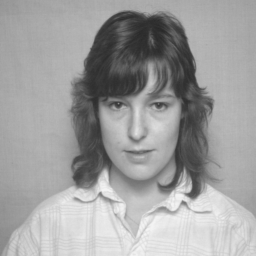
//> input picture input.png, 256 x 256 px
$ ./image_processor input.png 1   (built with g++ and OpenCV 4)
//> lines starting //> are read from the running program, lines starting //| are printed output that depends on the picture; after the words box and inside, x2 and y2 are one past the last pixel; in counts of white or black regions, pixels touching at a corner belong together
#include <opencv2/opencv.hpp>
#include <iostream>
#include <chrono>
#include <pthread.h>
#include <mpi.h>
#include <map>
#include <string>

// Profiling data structure
std::map<std::string, double> profilingData;

// Helper function to log timing information
void logProfiling(const std::string& section, const std::chrono::high_resolution_clock::time_point& start) {
    auto end = std::chrono::high_resolution_clock::now();
    double duration = std::chrono::duration<double, std::milli>(end - start).count();
    profilingData[section] += duration;
}

// Output profiling data
void printProfiling() {
    std::cout << "\nProfiling Report:" << std::endl;
    for (const auto& entry : profilingData) {
        std::cout << entry.first << ": " << entry.second << " ms" << std::endl;
    }
}

// 占位实现（与之前一样）
cv::Mat applySobelGradient(const cv::Mat& input) {
    cv::Mat gradX, gradY, gradMag;
    cv::Sobel(input, gradX, CV_64F, 1, 0, 3);
    cv::Sobel(input, gradY, CV_64F, 0, 1, 3);
    cv::magnitude(gradX, gradY, gradMag);
    gradMag.convertTo(gradMag, CV_8U);
    return gradMag;
}

cv::Mat applyNonMaxSuppression(const cv::Mat& gradient) {
    // 占位：实际应实现非极大值抑制，这里直接返回
    return gradient.clone();
}

cv::Mat applyDoubleThreshold(const cv::Mat& input) {
    cv::Mat output;
    cv::threshold(input, output, 50, 255, cv::THRESH_TOZERO);
    cv::threshold(output, output, 150, 255, cv::THRESH_BINARY);
    return output;
}

cv::Mat applyHysteresis(const cv::Mat& input) {
    // 占位：实际应实现滞后阈值
    return input.clone();
}

// Data structure for pthread
struct ThreadData {
    const cv::Mat* input;
    cv::Mat* output;
    int startRow;
    int endRow;
};

// Thread functions for each step
// [45 lines left out: functions threadGaussianBlur, threadSobel, threadNMS, threadDoubleThreshold, threadHysteresis, not called in this run]

// Sequential mode with detailed steps
void runSequence(const cv::Mat& image) {
    std::cout << "Running in Sequence mode..." << std::endl;

    auto totalStart = std::chrono::high_resolution_clock::now();

    auto profilingStart = std::chrono::high_resolution_clock::now();
    cv::Mat blurredImage;
    cv::GaussianBlur(image, blurredImage, cv::Size(5, 5), 1.4);
    logProfiling("Gaussian Blur", profilingStart);

    profilingStart = std::chrono::high_resolution_clock::now();
    cv::Mat gradImage = applySobelGradient(blurredImage);
    logProfiling("Sobel Gradient", profilingStart);

    profilingStart = std::chrono::high_resolution_clock::now();
    cv::Mat nmsImage = applyNonMaxSuppression(gradImage);
    logProfiling("Non-Max Suppression", profilingStart);

    profilingStart = std::chrono::high_resolution_clock::now();
    cv::Mat dtImage = applyDoubleThreshold(nmsImage);
    logProfiling("Double Threshold", profilingStart);

    profilingStart = std::chrono::high_resolution_clock::now();
    cv::Mat edges = applyHysteresis(dtImage);
    logProfiling("Hysteresis", profilingStart);

    cv::imwrite("output_sequence.png", edges);

    logProfiling("Total Time (Sequence)", totalStart);
}

// Helper to run a generic pthread step
// [100 lines left out: functions runPthreadStep, runPthreadMode, runMPIMode, not called in this run]


int main(int argc, char** argv) {
    if (argc < 3) {
        std::cerr << "Usage: " << argv[0] << " <image_path> <mode: 1=sequence, 2=pthread, 3=mpi>" << std::endl;
        return -1;
    }

    cv::Mat image = cv::imread(argv[1], cv::IMREAD_GRAYSCALE);
//> image is the input picture: 256 rows x 256 cols, CV_8UC1; min 40, max 244, mean 158.9
    if (image.empty()) {
        std::cerr << "Error: Cannot load image!" << std::endl;
        return -1;
    }

    int mode = std::stoi(argv[2]);
//> mode = 1
    if (mode == 1) {
        runSequence(image);
//> in applySobelGradient, `cv::Sobel(input, gradX, CV_64F, 1, 0, 3);`:
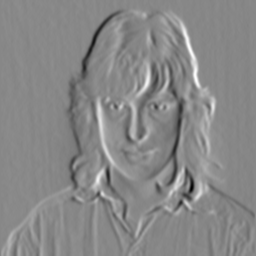
//> gradX: 256 rows x 256 cols, CV_64FC1; min -272, max 239, mean 0.5; drawn with min black and max white
//> in applySobelGradient, `cv::Sobel(input, gradY, CV_64F, 0, 1, 3);`:
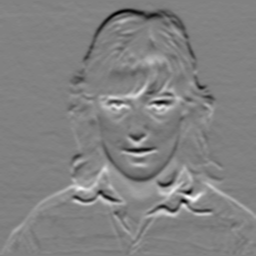
//> gradY: 256 rows x 256 cols, CV_64FC1; min -208, max 203, mean 1.5; drawn with min black and max white
//> in applySobelGradient, `cv::magnitude(gradX, gradY, gradMag);`:
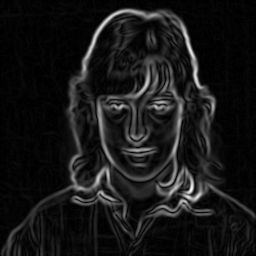
//> gradMag: 256 rows x 256 cols, CV_64FC1; min 0, max 279.6, mean 25.5; drawn with min black and max white
//> in applyDoubleThreshold, `cv::threshold(input, output, 50, 255, cv::THRESH_TOZERO);`:
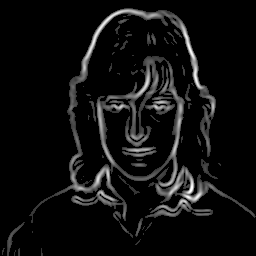
//> output: 256 rows x 256 cols, CV_8UC1; min 0, max 255, mean 14.9
//> in applyDoubleThreshold, `cv::threshold(output, output, 150, 255, cv::THRESH_BINARY);`:
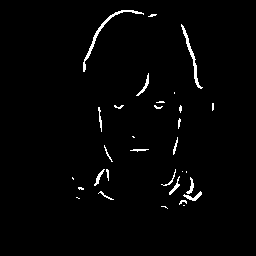
//> output: 256 rows x 256 cols, CV_8UC1; 1.8% white in thin lines or dots, all inside (x1, y1, x2, y2) = (72, 10, 214, 209)
    } else if (mode == 2) {
        runPthreadMode(image);
    } else if (mode == 3) {
        MPI_Init(&argc, &argv);
        runMPIMode(image);
        MPI_Finalize();
    } else {
        std::cerr << "Invalid mode. Use 1 for sequence, 2 for pthread, 3 for mpi." << std::endl;
        return -1;
    }

    printProfiling();
    return 0;
}
